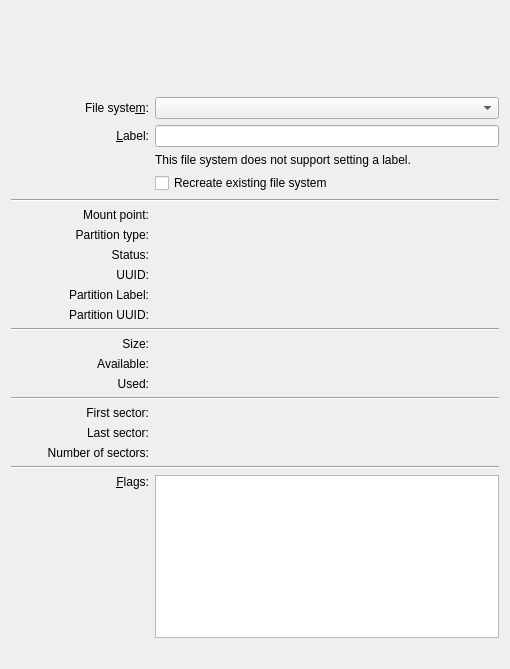
<?xml version="1.0" encoding="UTF-8"?>
<ui version="4.0">
 <author>
SPDX-FileCopyrightText: 2008-2010 Volker Lanz &lt;vl@fidra.de&gt;
SPDX-FileCopyrightText: 2013-2020 Andrius Štikonas &lt;andrius@stikonas.eu&gt;
SPDX-FileCopyrightText: 2018 Abhijeet Sharma &lt;sharma.abhijeet2096@gmail.com&gt;
SPDX-License-Identifier: GPL-3.0-or-later
 </author>
 <class>PartPropsWidgetBase</class>
 <widget class="QWidget" name="PartPropsWidgetBase">
  <property name="geometry">
   <rect>
    <x>0</x>
    <y>0</y>
    <width>506</width>
    <height>669</height>
   </rect>
  </property>
  <layout class="QGridLayout" name="gridLayout">
   <item row="1" column="0" colspan="2">
    <spacer name="verticalSpacer">
     <property name="orientation">
      <enum>Qt::Vertical</enum>
     </property>
     <property name="sizeType">
      <enum>QSizePolicy::Fixed</enum>
     </property>
     <property name="sizeHint" stdset="0">
      <size>
       <width>478</width>
       <height>20</height>
      </size>
     </property>
    </spacer>
   </item>
   <item row="2" column="0">
    <widget class="QLabel" name="m_LabelFileSystem">
     <property name="text">
      <string comment="@label:listbox">File syste&amp;m:</string>
     </property>
     <property name="alignment">
      <set>Qt::AlignRight|Qt::AlignTrailing|Qt::AlignVCenter</set>
     </property>
     <property name="buddy">
      <cstring>m_ComboFileSystem</cstring>
     </property>
    </widget>
   </item>
   <item row="3" column="1">
    <widget class="QLineEdit" name="m_EditLabel"/>
   </item>
   <item row="4" column="1">
    <widget class="QLabel" name="m_LabelTextNoSetLabel">
     <property name="text">
      <string comment="@label">This file system does not support setting a label.</string>
     </property>
     <property name="wordWrap">
      <bool>true</bool>
     </property>
    </widget>
   </item>
   <item row="2" column="1">
    <widget class="QComboBox" name="m_ComboFileSystem"/>
   </item>
   <item row="5" column="1">
    <widget class="QCheckBox" name="m_CheckRecreate">
     <property name="whatsThis">
      <string>This will reformat the filesystem, losing all contents, but keeping the same filesystem type.</string>
     </property>
     <property name="text">
      <string comment="@action:button">Recreate existing file system</string>
     </property>
    </widget>
   </item>
   <item row="6" column="0" colspan="2">
    <widget class="Line" name="line_5">
     <property name="orientation">
      <enum>Qt::Horizontal</enum>
     </property>
    </widget>
   </item>
   <item row="0" column="0" colspan="2">
    <widget class="PartWidget" name="m_PartWidget" native="true">
     <property name="minimumSize">
      <size>
       <width>300</width>
       <height>60</height>
      </size>
     </property>
     <property name="maximumSize">
      <size>
       <width>16777215</width>
       <height>60</height>
      </size>
     </property>
    </widget>
   </item>
   <item row="7" column="0">
    <widget class="QLabel" name="m_LabelTextMountPoint">
     <property name="text">
      <string comment="@label">Mount point:</string>
     </property>
     <property name="alignment">
      <set>Qt::AlignRight|Qt::AlignTrailing|Qt::AlignVCenter</set>
     </property>
    </widget>
   </item>
   <item row="7" column="1">
    <widget class="QLabel" name="m_LabelMountPoint">
     <property name="textInteractionFlags">
      <set>Qt::LinksAccessibleByMouse|Qt::TextSelectableByKeyboard|Qt::TextSelectableByMouse</set>
     </property>
    </widget>
   </item>
   <item row="8" column="0">
    <widget class="QLabel" name="m_LabelTextRole">
     <property name="text">
      <string comment="@label">Partition type:</string>
     </property>
     <property name="alignment">
      <set>Qt::AlignRight|Qt::AlignTrailing|Qt::AlignVCenter</set>
     </property>
    </widget>
   </item>
   <item row="3" column="0">
    <widget class="QLabel" name="m_LabelTextLabel">
     <property name="text">
      <string comment="@label">&amp;Label:</string>
     </property>
     <property name="alignment">
      <set>Qt::AlignRight|Qt::AlignTrailing|Qt::AlignVCenter</set>
     </property>
     <property name="buddy">
      <cstring>m_EditLabel</cstring>
     </property>
    </widget>
   </item>
   <item row="8" column="1">
    <widget class="QLabel" name="m_LabelRole">
     <property name="textInteractionFlags">
      <set>Qt::LinksAccessibleByMouse|Qt::TextSelectableByKeyboard|Qt::TextSelectableByMouse</set>
     </property>
    </widget>
   </item>
   <item row="9" column="0">
    <widget class="QLabel" name="m_LabelTextStatus">
     <property name="text">
      <string comment="@label">Status:</string>
     </property>
     <property name="alignment">
      <set>Qt::AlignRight|Qt::AlignTrailing|Qt::AlignVCenter</set>
     </property>
    </widget>
   </item>
   <item row="9" column="1">
    <widget class="QLabel" name="m_LabelStatus">
     <property name="textInteractionFlags">
      <set>Qt::LinksAccessibleByMouse|Qt::TextSelectableByKeyboard|Qt::TextSelectableByMouse</set>
     </property>
    </widget>
   </item>
   <item row="10" column="0">
    <widget class="QLabel" name="m_LabelTextUuid">
     <property name="text">
      <string comment="@label">UUID:</string>
     </property>
     <property name="alignment">
      <set>Qt::AlignRight|Qt::AlignTrailing|Qt::AlignVCenter</set>
     </property>
    </widget>
   </item>
   <item row="10" column="1">
    <widget class="QLabel" name="m_LabelUuid">
     <property name="textInteractionFlags">
      <set>Qt::LinksAccessibleByMouse|Qt::TextSelectableByKeyboard|Qt::TextSelectableByMouse</set>
     </property>
    </widget>
   </item>
   <item row="13" column="0" colspan="2">
    <widget class="Line" name="line_2">
     <property name="orientation">
      <enum>Qt::Horizontal</enum>
     </property>
    </widget>
   </item>
   <item row="14" column="0">
    <widget class="QLabel" name="m_LabelTextCapacity">
     <property name="sizePolicy">
      <sizepolicy hsizetype="Preferred" vsizetype="Preferred">
       <horstretch>2</horstretch>
       <verstretch>0</verstretch>
      </sizepolicy>
     </property>
     <property name="text">
      <string comment="@label">Size:</string>
     </property>
     <property name="alignment">
      <set>Qt::AlignRight|Qt::AlignTrailing|Qt::AlignVCenter</set>
     </property>
    </widget>
   </item>
   <item row="14" column="1">
    <widget class="QLabel" name="m_LabelCapacity">
     <property name="sizePolicy">
      <sizepolicy hsizetype="Preferred" vsizetype="Preferred">
       <horstretch>5</horstretch>
       <verstretch>0</verstretch>
      </sizepolicy>
     </property>
     <property name="textInteractionFlags">
      <set>Qt::LinksAccessibleByMouse|Qt::TextSelectableByKeyboard|Qt::TextSelectableByMouse</set>
     </property>
    </widget>
   </item>
   <item row="15" column="0">
    <widget class="QLabel" name="m_LabelTextAvailable">
     <property name="text">
      <string comment="@label partition capacity available">Available:</string>
     </property>
     <property name="alignment">
      <set>Qt::AlignRight|Qt::AlignTrailing|Qt::AlignVCenter</set>
     </property>
    </widget>
   </item>
   <item row="15" column="1">
    <widget class="QLabel" name="m_LabelAvailable">
     <property name="textInteractionFlags">
      <set>Qt::LinksAccessibleByMouse|Qt::TextSelectableByKeyboard|Qt::TextSelectableByMouse</set>
     </property>
    </widget>
   </item>
   <item row="16" column="0">
    <widget class="QLabel" name="m_LabelTextUsed">
     <property name="text">
      <string comment="@label partition capacity used">Used:</string>
     </property>
     <property name="alignment">
      <set>Qt::AlignRight|Qt::AlignTrailing|Qt::AlignVCenter</set>
     </property>
    </widget>
   </item>
   <item row="16" column="1">
    <widget class="QLabel" name="m_LabelUsed">
     <property name="textInteractionFlags">
      <set>Qt::LinksAccessibleByMouse|Qt::TextSelectableByKeyboard|Qt::TextSelectableByMouse</set>
     </property>
    </widget>
   </item>
   <item row="17" column="0" colspan="2">
    <widget class="Line" name="line">
     <property name="orientation">
      <enum>Qt::Horizontal</enum>
     </property>
    </widget>
   </item>
   <item row="18" column="0">
    <widget class="QLabel" name="m_LabelTextFirstSector">
     <property name="text">
      <string comment="@label">First sector:</string>
     </property>
     <property name="alignment">
      <set>Qt::AlignRight|Qt::AlignTrailing|Qt::AlignVCenter</set>
     </property>
    </widget>
   </item>
   <item row="18" column="1">
    <widget class="QLabel" name="m_LabelFirstSector">
     <property name="textInteractionFlags">
      <set>Qt::LinksAccessibleByMouse|Qt::TextSelectableByKeyboard|Qt::TextSelectableByMouse</set>
     </property>
    </widget>
   </item>
   <item row="19" column="0">
    <widget class="QLabel" name="m_LabelTextLastSector">
     <property name="text">
      <string comment="@label">Last sector:</string>
     </property>
     <property name="alignment">
      <set>Qt::AlignRight|Qt::AlignTrailing|Qt::AlignVCenter</set>
     </property>
    </widget>
   </item>
   <item row="19" column="1">
    <widget class="QLabel" name="m_LabelLastSector">
     <property name="textInteractionFlags">
      <set>Qt::LinksAccessibleByMouse|Qt::TextSelectableByKeyboard|Qt::TextSelectableByMouse</set>
     </property>
    </widget>
   </item>
   <item row="20" column="0">
    <widget class="QLabel" name="m_LabelTextNumSectors">
     <property name="text">
      <string comment="@label">Number of sectors:</string>
     </property>
     <property name="alignment">
      <set>Qt::AlignRight|Qt::AlignTrailing|Qt::AlignVCenter</set>
     </property>
    </widget>
   </item>
   <item row="20" column="1">
    <widget class="QLabel" name="m_LabelNumSectors">
     <property name="textInteractionFlags">
      <set>Qt::LinksAccessibleByMouse|Qt::TextSelectableByKeyboard|Qt::TextSelectableByMouse</set>
     </property>
    </widget>
   </item>
   <item row="21" column="0" colspan="2">
    <widget class="Line" name="m_LineListFlags">
     <property name="orientation">
      <enum>Qt::Horizontal</enum>
     </property>
    </widget>
   </item>
   <item row="22" column="0">
    <widget class="QLabel" name="m_LabelTextFlags">
     <property name="text">
      <string comment="@label">&amp;Flags:</string>
     </property>
     <property name="alignment">
      <set>Qt::AlignRight|Qt::AlignTop|Qt::AlignTrailing</set>
     </property>
     <property name="buddy">
      <cstring>m_ListFlags</cstring>
     </property>
    </widget>
   </item>
   <item row="22" column="1">
    <widget class="QListWidget" name="m_ListFlags">
     <property name="horizontalScrollBarPolicy">
      <enum>Qt::ScrollBarAlwaysOff</enum>
     </property>
     <property name="alternatingRowColors">
      <bool>true</bool>
     </property>
     <property name="selectionMode">
      <enum>QAbstractItemView::NoSelection</enum>
     </property>
     <property name="sortingEnabled">
      <bool>true</bool>
     </property>
    </widget>
   </item>
   <item row="23" column="0" colspan="2">
    <spacer name="verticalSpacer_2">
     <property name="orientation">
      <enum>Qt::Vertical</enum>
     </property>
     <property name="sizeType">
      <enum>QSizePolicy::Fixed</enum>
     </property>
     <property name="sizeHint" stdset="0">
      <size>
       <width>488</width>
       <height>20</height>
      </size>
     </property>
    </spacer>
   </item>
   <item row="11" column="0">
    <widget class="QLabel" name="m_LabelTextPartitionLabel">
     <property name="text">
      <string>Partition Label:</string>
     </property>
     <property name="alignment">
      <set>Qt::AlignRight|Qt::AlignTrailing|Qt::AlignVCenter</set>
     </property>
    </widget>
   </item>
   <item row="12" column="0">
    <widget class="QLabel" name="m_LabelTextPartitionUuid">
     <property name="text">
      <string>Partition UUID:</string>
     </property>
     <property name="alignment">
      <set>Qt::AlignRight|Qt::AlignTrailing|Qt::AlignVCenter</set>
     </property>
    </widget>
   </item>
   <item row="12" column="1">
    <widget class="QLabel" name="m_LabelPartitionUuid">
     <property name="text">
      <string/>
     </property>
     <property name="textInteractionFlags">
      <set>Qt::LinksAccessibleByMouse|Qt::TextSelectableByKeyboard|Qt::TextSelectableByMouse</set>
     </property>
    </widget>
   </item>
   <item row="11" column="1">
    <widget class="QLabel" name="m_LabelPartitionLabel">
     <property name="text">
      <string/>
     </property>
     <property name="textInteractionFlags">
      <set>Qt::LinksAccessibleByMouse|Qt::TextSelectableByKeyboard|Qt::TextSelectableByMouse</set>
     </property>
    </widget>
   </item>
  </layout>
 </widget>
 <customwidgets>
  <customwidget>
   <class>PartWidget</class>
   <extends>QWidget</extends>
   <header>kpmcore/gui/partwidget.h</header>
   <container>1</container>
  </customwidget>
 </customwidgets>
 <tabstops>
  <tabstop>m_ComboFileSystem</tabstop>
  <tabstop>m_EditLabel</tabstop>
  <tabstop>m_CheckRecreate</tabstop>
  <tabstop>m_ListFlags</tabstop>
 </tabstops>
 <resources/>
 <connections/>
</ui>
